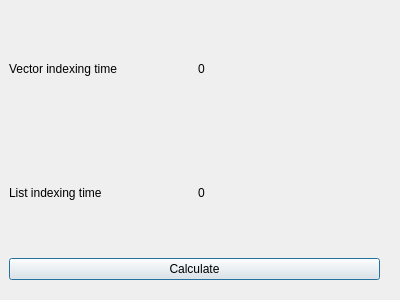
<?xml version="1.0" encoding="UTF-8"?>
<ui version="4.0">
 <class>NinthTask</class>
 <widget class="QDialog" name="NinthTask">
  <property name="geometry">
   <rect>
    <x>0</x>
    <y>0</y>
    <width>400</width>
    <height>300</height>
   </rect>
  </property>
  <property name="minimumSize">
   <size>
    <width>400</width>
    <height>300</height>
   </size>
  </property>
  <property name="maximumSize">
   <size>
    <width>400</width>
    <height>300</height>
   </size>
  </property>
  <property name="windowTitle">
   <string>Dialog</string>
  </property>
  <widget class="QWidget" name="gridLayoutWidget">
   <property name="geometry">
    <rect>
     <x>9</x>
     <y>9</y>
     <width>371</width>
     <height>271</height>
    </rect>
   </property>
   <layout class="QGridLayout" name="gridLayout">
    <item row="1" column="0">
     <widget class="QLabel" name="label_3">
      <property name="text">
       <string>List indexing time</string>
      </property>
     </widget>
    </item>
    <item row="0" column="1">
     <widget class="QLabel" name="vector_time">
      <property name="text">
       <string>0</string>
      </property>
     </widget>
    </item>
    <item row="1" column="1">
     <widget class="QLabel" name="list_time">
      <property name="text">
       <string>0</string>
      </property>
     </widget>
    </item>
    <item row="0" column="0">
     <widget class="QLabel" name="label">
      <property name="text">
       <string>Vector indexing time</string>
      </property>
     </widget>
    </item>
    <item row="2" column="0" colspan="2">
     <widget class="QPushButton" name="calculate_time_button">
      <property name="text">
       <string>Calculate</string>
      </property>
     </widget>
    </item>
   </layout>
  </widget>
 </widget>
 <resources/>
 <connections/>
</ui>
